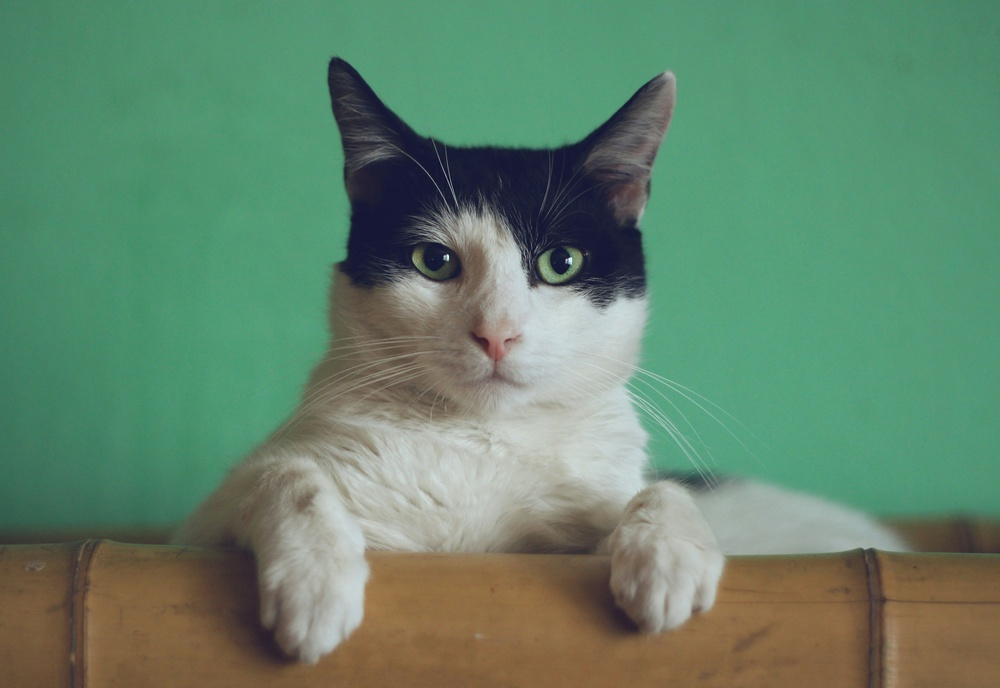
#> input picture week_02_classic_ml/open_cv/resource/cat.jpg, 1000 x 688 px, shrunk from 5026 x 3458 before the run
$ python blob_detection.py
#> lines starting #> are read from the running program, lines starting #| are printed output that depends on the picture; after the words box and inside, x2 and y2 are one past the last pixel; in counts of white or black regions, pixels touching at a corner belong together
import cv2

# read the image
image = cv2.imread('./resource/cat.jpg')
#> image is the input picture: shape (688, 1000, 3); mean B, G, R 107.8, 132.8, 99.3

# convert the image to grayscale format
img_gray = cv2.cvtColor(image, cv2.COLOR_BGR2GRAY)
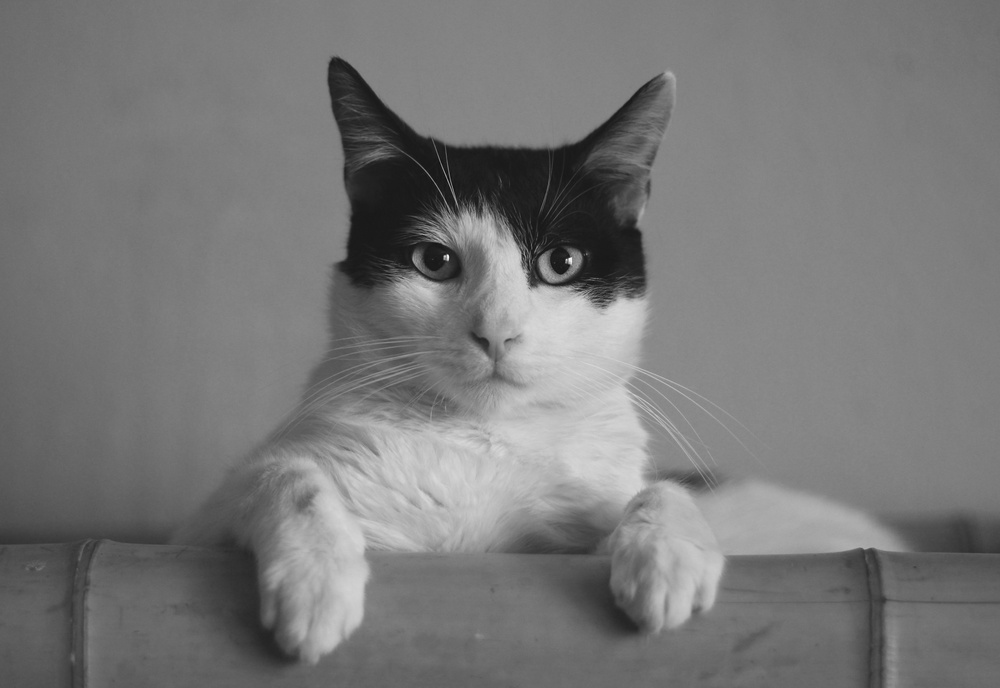
#> img_gray: shape (688, 1000); min 4, max 249, mean 119.9

# apply binary thresholding
ret, thresh = cv2.threshold(img_gray, 150, 255, cv2.THRESH_BINARY)
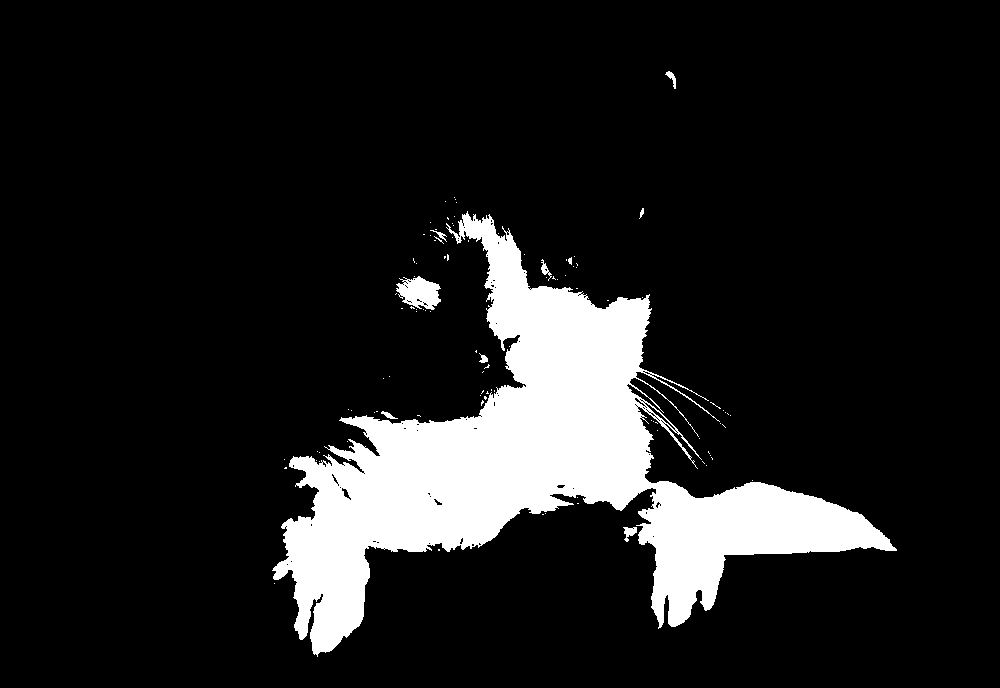
#> thresh: shape (688, 1000); 12.2% white; 102 white regions (92 under 20 px)
# visualize the binary image
cv2.imshow('Binary image', thresh)
cv2.waitKey(0)
cv2.destroyAllWindows()

# detect the contours on the binary image using cv2.CHAIN_APPROX_NONE
contours, hierarchy = cv2.findContours(image=thresh, mode=cv2.RETR_TREE, method=cv2.CHAIN_APPROX_NONE)
#> contours = 225 contours, 211 with area under 20; largest, box (x1, y1, x2, y2) and area: (272, 211, 897, 657) 80384, (396, 276, 441, 310) 937, (644, 402, 676, 431) 114, (623, 527, 637, 542) 90, (541, 259, 552, 281) 56

# draw contours on the original image
image_copy = image.copy()
#> (the run stopped early here; a loop or call above may not have finished)
